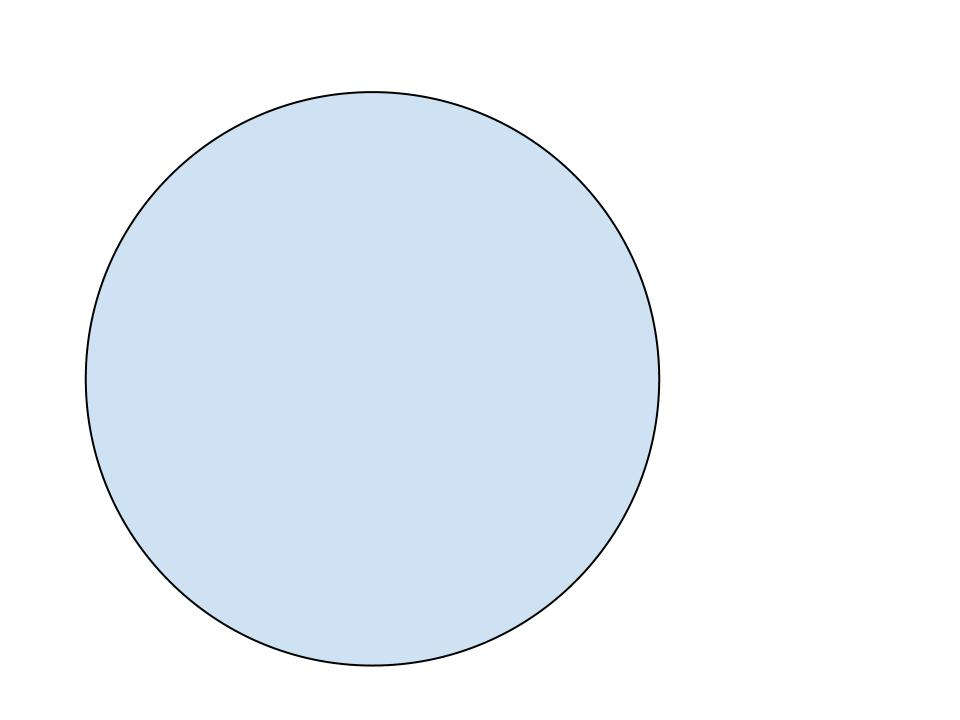
//> input picture opencv-test/CTyF7.jpg, 960 x 720 px, given in place of the camera
$ ./opencv-test   (built with g++ and OpenCV 4)
//> lines starting //> are read from the running program, lines starting //| are printed output that depends on the picture; after the words box and inside, x2 and y2 are one past the last pixel; in counts of white or black regions, pixels touching at a corner belong together
#include <opencv2/core/core.hpp>
#include <opencv2/highgui/highgui.hpp>
#include <opencv2/imgproc.hpp>
#include <iostream>
#include <opencv2/features2d.hpp>
#include <opencv2/objdetect/objdetect.hpp>
#include <string>
#include <windows.h>

using namespace cv;
using namespace std;

int findLargestArea(std::vector<std::vector<cv::Point>> contours){
	double largest = 0;
	int ind = 0;
	for (int i = 0; i < contours.size(); i++) {
		if (cv::contourArea(contours[i]) > largest) {
			ind = i;
			largest = cv::contourArea(contours[i]);
		}
	}
	return ind;
}

int main()
{
	VideoCapture cap(1);
	Mat frame;


	while (1) {
		cap >> frame;
//> frame is the input picture: 720 rows x 960 cols, CV_8UC3; mean B, G, R 249.2, 242.9, 235.8

		if (frame.empty()) {
			break;
		}

		cv::Mat threshed;

		cvtColor(frame, frame, cv::COLOR_RGB2GRAY);
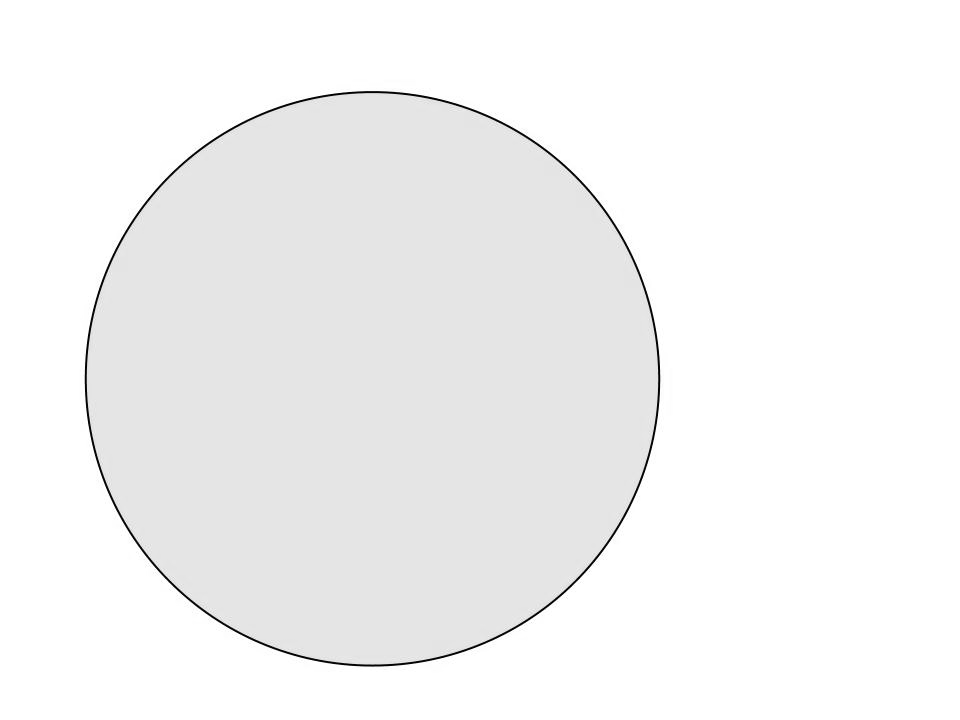
//> frame: 720 rows x 960 cols, CV_8UC1; min 0, max 255, mean 244

		GaussianBlur(frame, frame, Size(17, 17), 0);
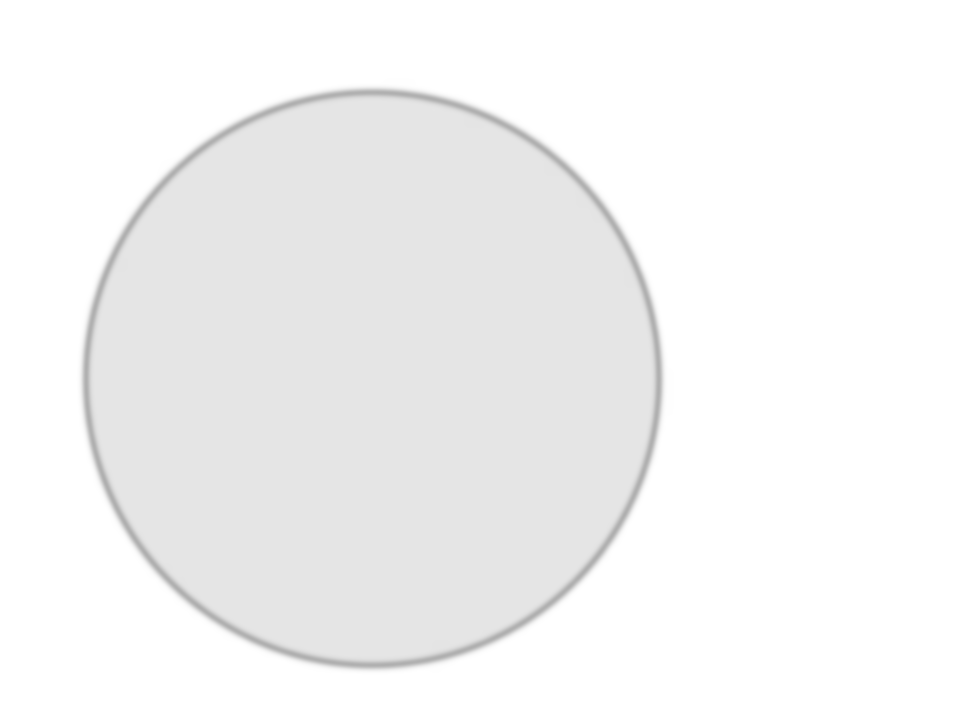
//> frame: 720 rows x 960 cols, CV_8UC1; 5.15% of pixels changed, all inside (x1, y1, x2, y2) = (76, 78, 674, 675)

		threshold(frame, threshed, 20, 255, THRESH_BINARY_INV);
//> threshed: 720 rows x 960 cols, CV_8UC1; every value is 0

		vector<vector<Point>> contours;
		vector<Vec4i> hierarchy;
		findContours(threshed, contours, hierarchy, RETR_TREE, CHAIN_APPROX_SIMPLE);
//> contours = 0 contours
		// draw contours on the original image
		Mat image_copy = frame.clone();
		stringstream text;


		if (!contours.empty()) {
			drawContours(image_copy, contours, findLargestArea(contours), Scalar(255, 0, 0), 3);

			cv::Moments M = cv::moments(contours[findLargestArea(contours)]);
			cv::Point center(M.m10 / M.m00, M.m01 / M.m00);

			circle(image_copy, center, 25, (255, 255, 255), -1);

			cv::Point origin(0, 10);

			text << "x: " << center.x << "y: " << center.y;

			putText(image_copy, text.str(), origin, FONT_HERSHEY_PLAIN, 1, (0, 255, 0), 1);

			SetCursorPos(center.x, center.y);
		}


		imshow("Contour:", image_copy);


		char c = (char)waitKey(25);
//> the Esc key is pressed

		if (c == 27) {
			break;
		}
		waitKey(50);
	}
	return 0;
}
